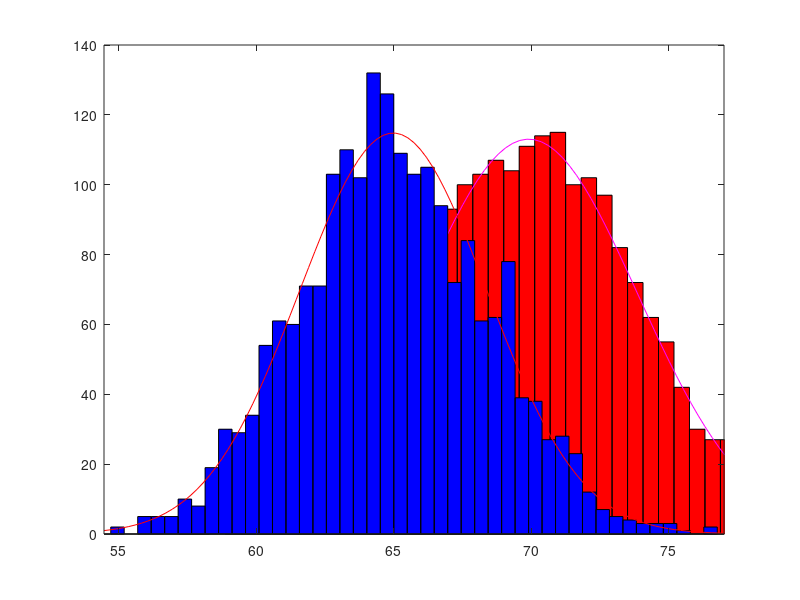

This chart was generated by the following MATLAB code: (Note: this script raises an error after producing the figure.)
mu = [70,180];                                      %mean for height/weight in inches/pounds - men
ExpSigma = [4  6];
ExpCorrC = [1.0 0.8
           0.8  1.0];
sigma = corr2cov(ExpSigma, ExpCorrC);                %covariance matrix(https://en.wikipedia.org/wiki/Covariance_matrix)
r = mvnrnd(mu,sigma,2000);

mu = [65,160];                                      %mean for height/weight in inches/pounds - women
ExpSigma = [3.5  5];
ExpCorrC = [1.0 0.8
           0.8  1.0];
sigma = corr2cov(ExpSigma, ExpCorrC);                %covariance matrix(https://en.wikipedia.org/wiki/Covariance_matrix)
[standard_div] = cov2corr(sigma);
r2 = mvnrnd(mu,sigma,2000);

figure
disp("Height");                                     %create new figure(graph window)
h1 = histfit(r(:,1));                               %histfit creates histogram with bell curve
set(h1(1),'facecolor','r'); set(h1(2),'color','m')  %<histfit>(1) = bar color, <histfit>(2) = line color
hold on;                                            %keep in figure
h2 = histfit(r2(:,1));
alpha(h2,.5)
line([67 67], ylim); %line equation x >= 67

figure
disp("Height v Weight");
plot(r2(:,1),r2(:,2),'+',r(:,1),r(:,2),'X')
hold on;
x = 50:1:85;
y = 0.9*x+109; %line equation y = 0.9x + 109
plot(x,y)

%{
disp("Men");
disp(r);
disp("Women");
disp(r2);
%}

%{
S = std(r)
M = mean(r)

S2 = std(r2)
M2 = mean(r2)
%}

%Scenario A - height only
error = 0;
tp = 0;
tn = 0;
fp = 0;
fn = 0;
for a = 1:2000
    if r(a,1) < 67      %error if men less than 67
        error = error + 1;
        fn = fn + 1;
    else
        tp = tp + 1;
    end
    if r2(a,1) >= 67    %error if women greater than 67
        error = error + 1;
        fp = fp + 1;
    else
        tn = tn + 1;
    end
end
error = error / 4000;
disp("Scenario A")
disp("Error Rate:")
disp(error)
disp("Accuracy Rate:")
disp(1-error)
disp("True Positive Rate")
disp(tp / 2000)
disp("True Negative Rate")
disp(tn / 2000)
disp("False Positive Rate")
disp(fp / 2000)
disp("False Negative Rate")
disp(fn / 2000)

%Scenario B - height and weight
error = 0;
tp = 0;
tn = 0;
fp = 0;
fn = 0;
for a = 1:2000
    x = r(a,1);
    yhat = 0.9*x+109;
    if r(a,2) < yhat
        error = error + 1;          %error if below line for men
        fn = fn + 1;
    else
        tp = tp + 1;
    end
    
    x = r2(a,1);
    yhat = -1.3*x+257;
    if r2(a,2) >= yhat
        error = error + 1;          %error if above line for women
        fp = fp + 1;
    else
        tn = tn + 1;
    end
end
error = error / 4000;
disp("Scenario B")
disp("Error Rate:")
disp(error)
disp("Accuracy Rate:")
disp(1-error)
disp("True Positive Rate")
disp(tp / 2000)
disp("True Negative Rate")
disp(tn / 2000)
disp("False Positive Rate")
disp(fp / 2000)
disp("False Negative Rate")
disp(fn / 2000)
